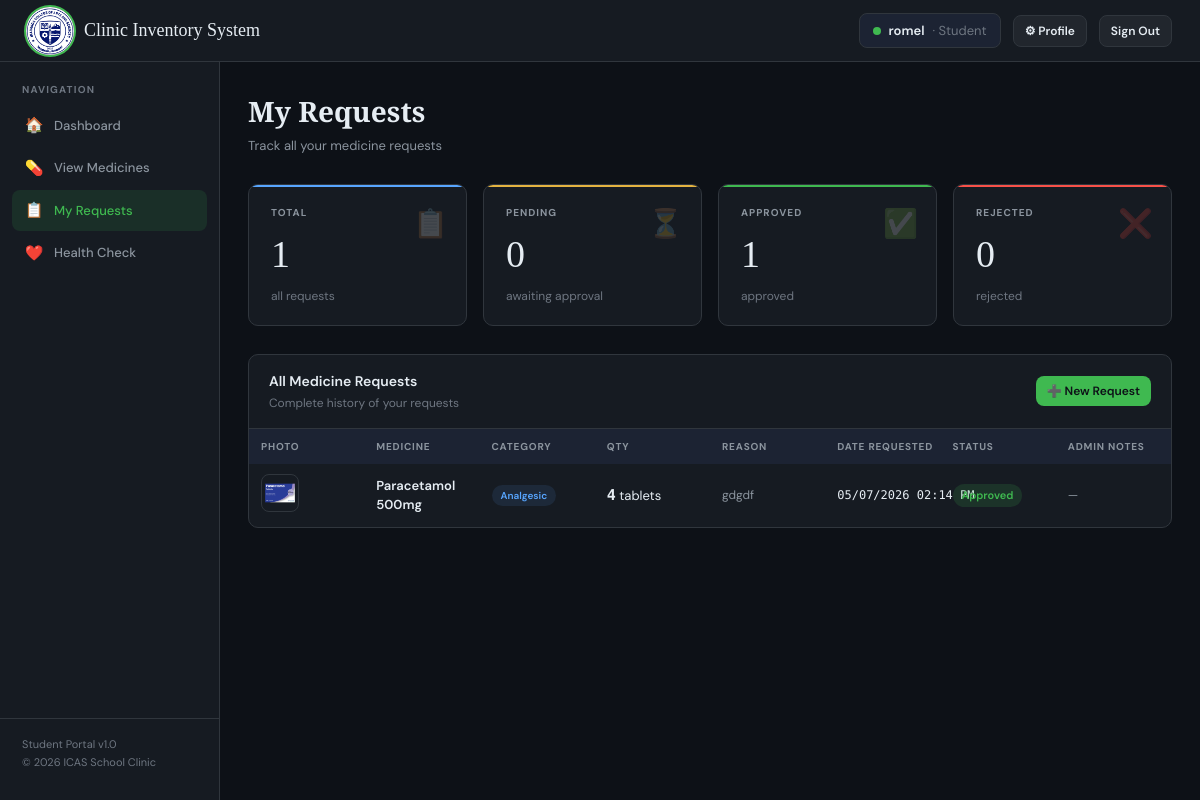
/user_requests.php (signed in), run on the app's committed database.
### tables this page shows
CREATE TABLE `medicine_requests` (
  `request_id` int(11) NOT NULL,
  `user_id` int(11) NOT NULL,
  `medicine_id` int(11) NOT NULL,
  `quantity` int(11) DEFAULT 1,
  `reason` text DEFAULT NULL,
  `status` varchar(20) DEFAULT 'Pending',
  `requested_at` datetime DEFAULT current_timestamp(),
  `acted_at` datetime DEFAULT NULL,
  `admin_notes` text DEFAULT NULL
);

CREATE TABLE `medicines` (
  `medicine_id` int(11) NOT NULL,
  `medicine_name` varchar(100) NOT NULL,
  `category` varchar(50) DEFAULT NULL,
  `quantity` int(11) DEFAULT 0,
  `unit` varchar(20) DEFAULT NULL,
  `expiration_date` date DEFAULT NULL,
  `date_added` date DEFAULT NULL,
  `status` varchar(20) DEFAULT 'In Stock',
  `remarks` text DEFAULT NULL,
  `image` varchar(255) DEFAULT NULL
);

### user_requests.php (the view, shortened to what this page needs)
<?php
require_once __DIR__ . '/config/db.php';
$user_id    = $_SESSION['user_id'];
$user_name  = $_SESSION['user_name'];
$stmt = $conn->prepare("
    SELECT mr.*, m.medicine_name, m.unit, m.category, m.image
    FROM medicine_requests mr
    JOIN medicines m ON mr.medicine_id = m.medicine_id
    WHERE mr.user_id = ?
    ORDER BY mr.requested_at DESC
");
$stmt->bind_param("i", $user_id);
$stmt->execute();
$requests = $stmt->get_result();
$total    = $conn->prepare("SELECT COUNT(*) AS c FROM medicine_requests WHERE user_id = ?");
$total->bind_param("i", $user_id); $total->execute();
$totalCount = $total->get_result()->fetch_assoc()['c'];
$pending  = $conn->prepare("SELECT COUNT(*) AS c FROM medicine_requests WHERE user_id = ? AND status='Pending'");
$pending->bind_param("i", $user_id); $pending->execute();
$pendingCount = $pending->get_result()->fetch_assoc()['c'];
$approved = $conn->prepare("SELECT COUNT(*) AS c FROM medicine_requests WHERE user_id = ? AND status='Approved'");
$approved->bind_param("i", $user_id); $approved->execute();
$approvedCount = $approved->get_result()->fetch_assoc()['c'];
$rejected = $conn->prepare("SELECT COUNT(*) AS c FROM medicine_requests WHERE user_id = ? AND status='Rejected'");
$rejected->bind_param("i", $user_id); $rejected->execute();
$rejectedCount = $rejected->get_result()->fetch_assoc()['c'];
?>
<!DOCTYPE html>
<html lang="en">
<head>
  <link rel="stylesheet" href="assets/css/style.css">
</head>
<body>
<div class="topbar">
  <div class="topbar-left">
    <div class="topbar-logo">
      <img src="assets/images/logo.png" alt="Logo"
           style="width:52px;height:52px;object-fit:cover;border-radius:50%;border:2px solid #3fb950;">
    </div>
    <div class="topbar-title">Clinic Inventory System</div>
  </div>
  <div class="topbar-right">
    <div class="topbar-user">
      <div class="user-dot"></div>
      <span><?= htmlspecialchars($user_name) ?></span>
      <span class="user-role">· Student</span>
    </div>
    <a href="user_profile.php" class="btn btn-secondary btn-sm">⚙ Profile</a>
    <a href="user_logout.php"  class="btn btn-secondary btn-sm">Sign Out</a>
  </div>
</div>
<div class="layout">
  <aside class="sidebar">
    <div class="sidebar-section">
      <div class="sidebar-label">Navigation</div>
      <a href="user_dashboard.php" class="nav-item">
        <span class="nav-icon">🏠</span> Dashboard
      </a>
      <a href="user_medicines.php" class="nav-item">
        <span class="nav-icon">💊</span> View Medicines
      </a>
      <a href="user_requests.php" class="nav-item active">
        <span class="nav-icon">📋</span> My Requests
      </a>
      <a href="health_check.php" class="nav-item">
  <span class="nav-icon">❤️</span> Health Check
</a>
    </div>
    <div class="sidebar-footer">
      <div class="sidebar-build">Student Portal v1.0</div>
      <div class="sidebar-build">© <?= date('Y') ?> ICAS School Clinic</div>
    </div>
  </aside>
  <main class="main-content">
    <div class="page-header">
      <div>
        <h1>My Requests</h1>
        <p>Track all your medicine requests</p>
      </div>
    </div>
    <div class="stats-grid" style="margin-bottom:28px;">
      <div class="stat-card blue">
        <div class="stat-label">Total</div>
        <div class="stat-value"><?= $totalCount ?></div>
        <div class="stat-sub">all requests</div>
        <div class="stat-icon">📋</div>
      </div>
      <div class="stat-card yellow">
        <div class="stat-label">Pending</div>
        <div class="stat-value"><?= $pendingCount ?></div>
        <div class="stat-sub">awaiting approval</div>
        <div class="stat-icon">⏳</div>
      </div>
      <div class="stat-card green">
        <div class="stat-label">Approved</div>
        <div class="stat-value"><?= $approvedCount ?></div>
        <div class="stat-sub">approved</div>
        <div class="stat-icon">✅</div>
      </div>
      <div class="stat-card red">
        <div class="stat-label">Rejected</div>
        <div class="stat-value"><?= $rejectedCount ?></div>
        <div class="stat-sub">rejected</div>
        <div class="stat-icon">❌</div>
      </div>
    </div>
    <div class="table-card">
      <div class="table-card-header">
        <div>
          <h3>All Medicine Requests</h3>
          <p>Complete history of your requests</p>
        </div>
        <a href="user_medicines.php" class="btn btn-primary btn-sm">➕ New Request</a>
      </div>
      <table>
        <thead><tr>
          <th>Photo</th>
          <th>Medicine</th>
          <th>Category</th>
          <th>Qty</th>
          <th>Reason</th>
          <th>Date Requested</th>
          <th>Status</th>
          <th>Admin Notes</th>
        </tr></thead>
        <tbody>
        <?php if ($requests->num_rows > 0): while ($r = $requests->fetch_assoc()):
          $sc = match($r['status']) {
            'Approved' => 'in-stock',
            'Pending'  => 'low-stock',
            'Rejected' => 'out-stock',
            default    => ''
          };
        ?>
          <tr>
            <td>
              <?php if (!empty($r['image'])): ?>
                <img src="assets/uploads/medicines/<?= htmlspecialchars($r['image']) ?>"
                     style="width:38px;height:38px;object-fit:cover;border-radius:8px;border:1px solid var(--border);"
                     onerror="this.style.display='none'">
              <?php else: ?>
                <div style="width:38px;height:38px;background:var(--surface2);border:1px solid var(--border);border-radius:8px;display:flex;align-items:center;justify-content:center;font-size:16px;">💊</div>
              <?php endif; ?>
            </td>
            <td><div class="med-name"><?= htmlspecialchars($r['medicine_name']) ?></div></td>
            <td><span class="badge cat"><?= htmlspecialchars($r['category'] ?: '—') ?></span></td>
            <td><span class="qty-num"><?= $r['quantity'] ?></span> <?= htmlspecialchars($r['unit'] ?: '') ?></td>
            <td style="color:var(--text2);font-size:12px;max-width:150px;">
              <?= $r['reason'] ? htmlspecialchars($r['reason']) : '—' ?>
            </td>
            <td class="mono"><?= date('m/d/Y h:i A', strtotime($r['requested_at'])) ?></td>
            <td><span class="badge <?= $sc ?>"><?= htmlspecialchars($r['status']) ?></span></td>
            <td style="color:var(--text2);font-size:12px;max-width:150px;">
              <?= $r['admin_notes'] ? htmlspecialchars($r['admin_notes']) : '—' ?>
            </td>
          </tr>
        <?php endwhile; endif; ?>
        </tbody>
      </table>
    </div>
  </main>
</div>
</body>
</html>

### data on the page
medicine_requests: medicine.image (picture), medicine.medicine_name "Paracetamol 500mg", medicine.category "Analgesic", quantity "4", medicine.unit "tablets", reason "gdgdf", requested_at "05/07/2026 02:14 PM", status "Approved"

### other printed values
$user_name "romel"
$totalCount "1"
$pendingCount "0"
$approvedCount "1"
$rejectedCount "0"
